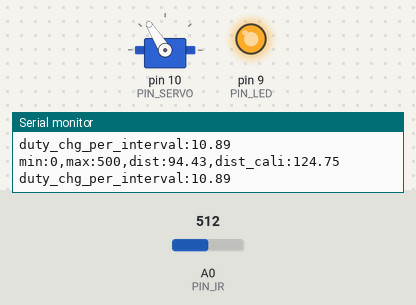
A sketch run on a simulated Arduino Uno, built with avr-gcc and run on an emulated ATmega328P. On the bench: servo, output pins drawn as LEDs (lit = HIGH), the last lines printed to the serial monitor. The test bench sets the inputs (shaded band); at power-on: A0 (PIN_IR) = 512.

Above: at 3.9 s.
4.0 s: A0 (PIN_IR) set to 281
7.0 s: A0 (PIN_IR) set to 259
At 7.46 s:
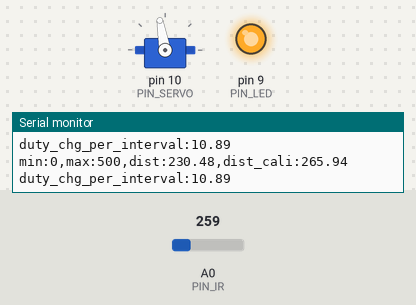
At 10.4 s:
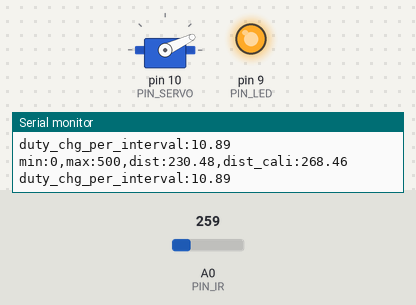
Timing chart, 0 to 11.9 s (numbered marks = the images above; inputs shaded):
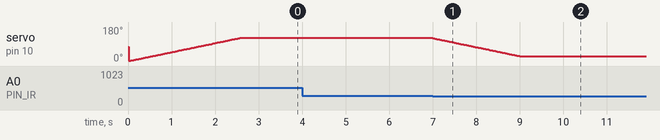

Measured:
- the behaviour switches between 272 and 271 on A0 (PIN_IR) (found by bisection; images 0 and 1)
- after the input at 7.0 s, servo on pin 10 (PIN_SERVO): moves from 122° to 25° over 2.0 s, starting at once

The sketch:

21_bbc_20203028.ino
```cpp
// Arduino pin assignment
#include <Servo.h>
#define PIN_IR A0
#define PIN_LED 9
#define PIN_SERVO 10
#define _DIST_ALPHA 0.1

#define _SERVO_SPEED 50

#define _DUTY_MIN 440
#define _DUTY_NEU 1420
#define _DUTY_MAX 2400

#define _POS_START (_DUTY_MIN + 100)
#define _POS_END (_DUTY_MAX - 100)

#define INTERVAL 20

Servo myservo;
unsigned long last_sampling_time; // unit: ms
int a, b; // unit: mm
float dist_ema=0;
float duty_chg_per_interval;
int toggle_interval, toggle_interval_cnt;
float duty_target = 1320, duty_curr = 1320;
float pause_time;

void setup() {
// initialize GPIO pins
  pinMode(PIN_LED,OUTPUT);
  digitalWrite(PIN_LED, 1);

  myservo.attach(PIN_SERVO);
  myservo.writeMicroseconds(1320);

  duty_target = duty_curr = _POS_START;

  duty_chg_per_interval = (float)(_DUTY_MAX - _DUTY_MIN) * _SERVO_SPEED / 180 * (float)(INTERVAL) / 1000;
// initialize serial port
// initialize variables for servo update.
  pause_time = 1;
  toggle_interval = (180.0 / _SERVO_SPEED + pause_time) * 1000 / INTERVAL;
  toggle_interval_cnt = toggle_interval;

// initialize last sampling time
  last_sampling_time = 0;

  Serial.begin(57600);

  a = 71;
  b = 355;
}

float ir_distance(void){ // return value unit: mm
  float val;
  float volt = float(analogRead(PIN_IR));
  val = ((6762.0/(volt-9.0))-4.0) * 10.0;
  return val;
}

void loop() {
  if(millis() < last_sampling_time + INTERVAL) return;
  float raw_dist = ir_distance();
  float dist_cali = 100 + 300.0 / (b - a) * (raw_dist - a);
  dist_ema = (_DIST_ALPHA * dist_cali) + (1 - _DIST_ALPHA) * dist_ema;
  Serial.print("min:0,max:500,dist:");
  Serial.print(raw_dist);
  Serial.print(",dist_cali:");
  Serial.println(dist_ema);
  Serial.print("duty_chg_per_interval:");
  Serial.println(duty_chg_per_interval);
  if (dist_cali>255)
  {
    duty_target = 800;
    if(duty_target > duty_curr)
    {
      duty_curr += duty_chg_per_interval;
      if(duty_curr > duty_target) duty_curr = duty_target;
    }
    else
    {
      duty_curr -= duty_chg_per_interval;
      if(duty_curr < duty_target) duty_curr = duty_target;
    }
    //myservo.writeMicroseconds(800);
  }
  else if(dist_cali<255)
  {
    duty_target = 1800;
    if(duty_target > duty_curr)
    {
      duty_curr += duty_chg_per_interval;
      if(duty_curr > duty_target) duty_curr = duty_target;
    }
    else
    {
      duty_curr -= duty_chg_per_interval;
      if(duty_curr < duty_target) duty_curr = duty_target;
    }
    //myservo.writeMicroseconds(1800);
  }
  // toggle duty_target between _DUTY_MIN and _DUTY_MAX.
  if(toggle_interval_cnt >= toggle_interval) {
    toggle_interval_cnt = 0;
    if(duty_target == _POS_START) duty_target = _POS_END;
    else duty_target = _POS_START;
  }
  else {
    toggle_interval_cnt++;
  }
  myservo.writeMicroseconds(duty_curr);
// update last sampling time
  last_sampling_time += INTERVAL;
  delay(20);
}
```
